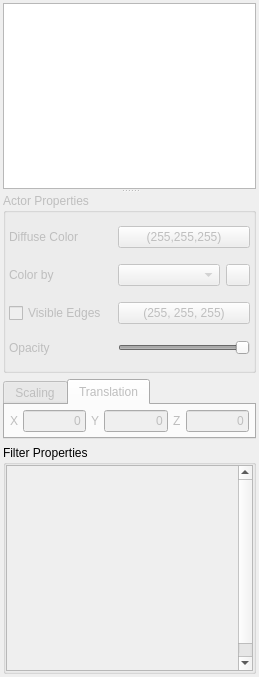
<?xml version="1.0" encoding="UTF-8"?>
<ui version="4.0">
 <class>VtkVisTabWidgetBase</class>
 <widget class="QWidget" name="VtkVisTabWidgetBase">
  <property name="geometry">
   <rect>
    <x>0</x>
    <y>0</y>
    <width>259</width>
    <height>677</height>
   </rect>
  </property>
  <property name="windowTitle">
   <string>Form</string>
  </property>
  <layout class="QVBoxLayout" name="verticalLayout_2">
   <property name="margin">
    <number>3</number>
   </property>
   <item>
    <widget class="QSplitter" name="splitter">
     <property name="orientation">
      <enum>Qt::Vertical</enum>
     </property>
     <widget class="VtkVisPipelineView" name="vtkVisPipelineView">
      <property name="sizePolicy">
       <sizepolicy hsizetype="Expanding" vsizetype="Expanding">
        <horstretch>0</horstretch>
        <verstretch>0</verstretch>
       </sizepolicy>
      </property>
      <property name="autoExpandDelay">
       <number>1</number>
      </property>
      <property name="indentation">
       <number>5</number>
      </property>
      <property name="animated">
       <bool>true</bool>
      </property>
     </widget>
     <widget class="QWidget" name="layoutWidget">
      <layout class="QVBoxLayout" name="verticalLayout">
       <item>
        <widget class="QGroupBox" name="actorPropertiesGroupBox">
         <property name="enabled">
          <bool>false</bool>
         </property>
         <property name="sizePolicy">
          <sizepolicy hsizetype="Expanding" vsizetype="Fixed">
           <horstretch>0</horstretch>
           <verstretch>0</verstretch>
          </sizepolicy>
         </property>
         <property name="minimumSize">
          <size>
           <width>0</width>
           <height>180</height>
          </size>
         </property>
         <property name="title">
          <string>Actor Properties</string>
         </property>
         <layout class="QGridLayout" name="gridLayout">
          <property name="margin">
           <number>3</number>
          </property>
          <item row="0" column="1" colspan="2">
           <widget class="ColorPickerPushButton" name="diffuseColorPickerButton">
            <property name="toolTip">
             <string>Select solid color</string>
            </property>
            <property name="text">
             <string>(255,255,255)</string>
            </property>
           </widget>
          </item>
          <item row="0" column="0">
           <widget class="QLabel" name="label">
            <property name="text">
             <string>Diffuse Color</string>
            </property>
           </widget>
          </item>
          <item row="3" column="0">
           <widget class="QCheckBox" name="visibleEdgesCheckBox">
            <property name="text">
             <string>Visible Edges</string>
            </property>
           </widget>
          </item>
          <item row="3" column="1" colspan="2">
           <widget class="ColorPickerPushButton" name="edgeColorPickerButton">
            <property name="toolTip">
             <string>Select color for edges</string>
            </property>
            <property name="text">
             <string>(255, 255, 255)</string>
            </property>
           </widget>
          </item>
          <item row="4" column="0">
           <widget class="QLabel" name="label_2">
            <property name="text">
             <string>Opacity</string>
            </property>
           </widget>
          </item>
          <item row="4" column="1" colspan="2">
           <widget class="QValueTooltipSlider" name="opacitySlider">
            <property name="toolTip">
             <string>Adjust transparency</string>
            </property>
            <property name="maximum">
             <number>100</number>
            </property>
            <property name="value">
             <number>100</number>
            </property>
            <property name="orientation">
             <enum>Qt::Horizontal</enum>
            </property>
           </widget>
          </item>
          <item row="1" column="1">
           <widget class="QComboBox" name="activeScalarComboBox">
            <property name="toolTip">
             <string>Select scalar array</string>
            </property>
           </widget>
          </item>
          <item row="1" column="0">
           <widget class="QLabel" name="label_4">
            <property name="text">
             <string>Color by</string>
            </property>
           </widget>
          </item>
          <item row="1" column="2">
           <widget class="QPushButton" name="arrayResetPushButton">
            <property name="sizePolicy">
             <sizepolicy hsizetype="Minimum" vsizetype="Fixed">
              <horstretch>0</horstretch>
              <verstretch>0</verstretch>
             </sizepolicy>
            </property>
            <property name="minimumSize">
             <size>
              <width>24</width>
              <height>0</height>
             </size>
            </property>
            <property name="maximumSize">
             <size>
              <width>24</width>
              <height>16777215</height>
             </size>
            </property>
            <property name="toolTip">
             <string>Rescale color lookup table</string>
            </property>
            <property name="text">
             <string/>
            </property>
            <property name="icon">
             <iconset resource="../Img/icons.qrc">
              <normaloff>:/Images/refresh-icon.png</normaloff>:/Images/refresh-icon.png</iconset>
            </property>
           </widget>
          </item>
         </layout>
        </widget>
       </item>
       <item>
        <widget class="QTabWidget" name="transformTabWidget">
         <property name="enabled">
          <bool>false</bool>
         </property>
         <property name="sizePolicy">
          <sizepolicy hsizetype="Preferred" vsizetype="Fixed">
           <horstretch>0</horstretch>
           <verstretch>0</verstretch>
          </sizepolicy>
         </property>
         <property name="minimumSize">
          <size>
           <width>0</width>
           <height>60</height>
          </size>
         </property>
         <property name="currentIndex">
          <number>1</number>
         </property>
         <widget class="QWidget" name="scalingTab">
          <attribute name="title">
           <string>Scaling</string>
          </attribute>
          <layout class="QHBoxLayout" name="horizontalLayout_4">
           <property name="spacing">
            <number>5</number>
           </property>
           <property name="margin">
            <number>5</number>
           </property>
           <item>
            <layout class="QHBoxLayout" name="horizontalLayout">
             <property name="spacing">
              <number>5</number>
             </property>
             <property name="sizeConstraint">
              <enum>QLayout::SetDefaultConstraint</enum>
             </property>
             <item>
              <widget class="QLabel" name="label_3">
               <property name="text">
                <string>Scaling Factor</string>
               </property>
              </widget>
             </item>
             <item>
              <widget class="QLineEdit" name="scaleZ">
               <property name="text">
                <string>1</string>
               </property>
               <property name="alignment">
                <set>Qt::AlignRight|Qt::AlignTrailing|Qt::AlignVCenter</set>
               </property>
              </widget>
             </item>
            </layout>
           </item>
          </layout>
         </widget>
         <widget class="QWidget" name="translationTab">
          <attribute name="title">
           <string>Translation</string>
          </attribute>
          <layout class="QHBoxLayout" name="horizontalLayout_5">
           <property name="spacing">
            <number>5</number>
           </property>
           <property name="margin">
            <number>5</number>
           </property>
           <item>
            <layout class="QHBoxLayout" name="horizontalLayout_2">
             <property name="spacing">
              <number>5</number>
             </property>
             <item>
              <widget class="QLabel" name="transXLabel">
               <property name="sizePolicy">
                <sizepolicy hsizetype="Minimum" vsizetype="Minimum">
                 <horstretch>0</horstretch>
                 <verstretch>0</verstretch>
                </sizepolicy>
               </property>
               <property name="text">
                <string>X</string>
               </property>
              </widget>
             </item>
             <item>
              <widget class="QLineEdit" name="transX">
               <property name="text">
                <string>0</string>
               </property>
               <property name="alignment">
                <set>Qt::AlignRight|Qt::AlignTrailing|Qt::AlignVCenter</set>
               </property>
              </widget>
             </item>
             <item>
              <spacer name="horizontalSpacer">
               <property name="orientation">
                <enum>Qt::Horizontal</enum>
               </property>
               <property name="sizeHint" stdset="0">
                <size>
                 <width>40</width>
                 <height>20</height>
                </size>
               </property>
              </spacer>
             </item>
             <item>
              <widget class="QLabel" name="transYLabel">
               <property name="sizePolicy">
                <sizepolicy hsizetype="Minimum" vsizetype="Minimum">
                 <horstretch>0</horstretch>
                 <verstretch>0</verstretch>
                </sizepolicy>
               </property>
               <property name="text">
                <string>Y</string>
               </property>
              </widget>
             </item>
             <item>
              <widget class="QLineEdit" name="transY">
               <property name="text">
                <string>0</string>
               </property>
               <property name="alignment">
                <set>Qt::AlignRight|Qt::AlignTrailing|Qt::AlignVCenter</set>
               </property>
              </widget>
             </item>
             <item>
              <spacer name="horizontalSpacer_2">
               <property name="orientation">
                <enum>Qt::Horizontal</enum>
               </property>
               <property name="sizeHint" stdset="0">
                <size>
                 <width>40</width>
                 <height>20</height>
                </size>
               </property>
              </spacer>
             </item>
             <item>
              <widget class="QLabel" name="transZLabel">
               <property name="sizePolicy">
                <sizepolicy hsizetype="Minimum" vsizetype="Minimum">
                 <horstretch>0</horstretch>
                 <verstretch>0</verstretch>
                </sizepolicy>
               </property>
               <property name="text">
                <string>Z</string>
               </property>
              </widget>
             </item>
             <item>
              <widget class="QLineEdit" name="transZ">
               <property name="text">
                <string>0</string>
               </property>
               <property name="alignment">
                <set>Qt::AlignRight|Qt::AlignTrailing|Qt::AlignVCenter</set>
               </property>
              </widget>
             </item>
            </layout>
           </item>
          </layout>
         </widget>
        </widget>
       </item>
       <item>
        <widget class="QGroupBox" name="filterPropertiesGroupBox">
         <property name="sizePolicy">
          <sizepolicy hsizetype="Expanding" vsizetype="Expanding">
           <horstretch>0</horstretch>
           <verstretch>0</verstretch>
          </sizepolicy>
         </property>
         <property name="minimumSize">
          <size>
           <width>0</width>
           <height>100</height>
          </size>
         </property>
         <property name="title">
          <string>Filter Properties</string>
         </property>
         <layout class="QVBoxLayout" name="verticalLayout_3">
          <property name="margin">
           <number>0</number>
          </property>
          <item>
           <widget class="QScrollArea" name="filterPropertiesScrollArea">
            <property name="horizontalScrollBarPolicy">
             <enum>Qt::ScrollBarAlwaysOff</enum>
            </property>
            <property name="widgetResizable">
             <bool>false</bool>
            </property>
            <widget class="QWidget" name="scrollAreaWidgetContents">
             <property name="geometry">
              <rect>
               <x>0</x>
               <y>0</y>
               <width>263</width>
               <height>219</height>
              </rect>
             </property>
             <layout class="QFormLayout" name="formLayout">
              <property name="fieldGrowthPolicy">
               <enum>QFormLayout::FieldsStayAtSizeHint</enum>
              </property>
             </layout>
            </widget>
           </widget>
          </item>
         </layout>
        </widget>
       </item>
      </layout>
     </widget>
    </widget>
   </item>
  </layout>
 </widget>
 <customwidgets>
  <customwidget>
   <class>ColorPickerPushButton</class>
   <extends>QPushButton</extends>
   <header>Base/ColorPickerPushButton.h</header>
  </customwidget>
  <customwidget>
   <class>VtkVisPipelineView</class>
   <extends>QTreeView</extends>
   <header>VtkVisPipelineView.h</header>
  </customwidget>
  <customwidget>
   <class>QValueTooltipSlider</class>
   <extends>QSlider</extends>
   <header>Base/QValueTooltipSlider.h</header>
  </customwidget>
 </customwidgets>
 <resources>
  <include location="../Img/icons.qrc"/>
 </resources>
 <connections/>
</ui>
